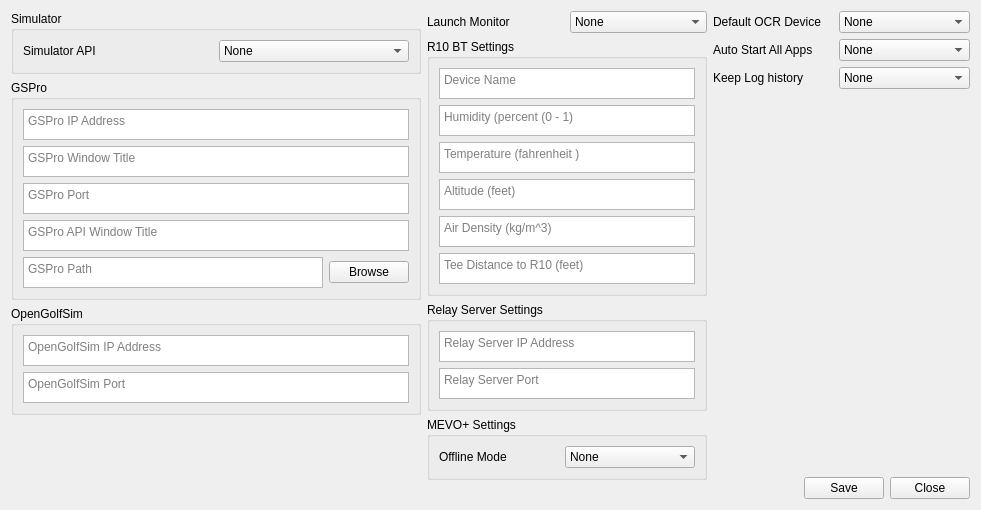
<?xml version="1.0" encoding="UTF-8"?>
<ui version="4.0">
 <class>SettingsForm</class>
 <widget class="QWidget" name="SettingsForm">
  <property name="windowModality">
   <enum>Qt::WindowModality::ApplicationModal</enum>
  </property>
  <property name="geometry">
   <rect>
    <x>0</x>
    <y>0</y>
    <width>981</width>
    <height>510</height>
   </rect>
  </property>
  <property name="windowTitle">
   <string>Settings</string>
  </property>
  <layout class="QHBoxLayout" name="horizontalLayout_7">
   <item>
    <layout class="QHBoxLayout" name="horizontalLayout_6">
     <item>
      <layout class="QVBoxLayout" name="verticalLayout_8">
       <item>
        <widget class="QGroupBox" name="groupBox_3">
         <property name="title">
          <string>Simulator</string>
         </property>
         <layout class="QHBoxLayout" name="horizontalLayout_18">
          <item>
           <widget class="QLabel" name="simulator_label">
            <property name="text">
             <string>Simulator API</string>
            </property>
           </widget>
          </item>
          <item>
           <widget class="QComboBox" name="simulator_combo">
            <item>
             <property name="text">
              <string>None</string>
             </property>
            </item>
           </widget>
          </item>
         </layout>
        </widget>
       </item>
       <item>
        <widget class="QGroupBox" name="gspro_settings_groupbox">
         <property name="title">
          <string>GSPro</string>
         </property>
         <layout class="QVBoxLayout" name="verticalLayout_7">
          <item>
           <widget class="QPlainTextEdit" name="ipaddress_edit">
            <property name="sizePolicy">
             <sizepolicy hsizetype="Expanding" vsizetype="Minimum">
              <horstretch>0</horstretch>
              <verstretch>0</verstretch>
             </sizepolicy>
            </property>
            <property name="minimumSize">
             <size>
              <width>0</width>
              <height>31</height>
             </size>
            </property>
            <property name="maximumSize">
             <size>
              <width>16777215</width>
              <height>31</height>
             </size>
            </property>
            <property name="contextMenuPolicy">
             <enum>Qt::ContextMenuPolicy::PreventContextMenu</enum>
            </property>
            <property name="toolTip">
             <string>GSPro IP Address</string>
            </property>
            <property name="tabChangesFocus">
             <bool>true</bool>
            </property>
            <property name="placeholderText">
             <string>GSPro IP Address</string>
            </property>
           </widget>
          </item>
          <item>
           <widget class="QPlainTextEdit" name="gspro_window_name">
            <property name="sizePolicy">
             <sizepolicy hsizetype="Expanding" vsizetype="Minimum">
              <horstretch>0</horstretch>
              <verstretch>0</verstretch>
             </sizepolicy>
            </property>
            <property name="minimumSize">
             <size>
              <width>0</width>
              <height>31</height>
             </size>
            </property>
            <property name="maximumSize">
             <size>
              <width>16777215</width>
              <height>31</height>
             </size>
            </property>
            <property name="toolTip">
             <string>GSPro Window Title</string>
            </property>
            <property name="placeholderText">
             <string>GSPro Window Title</string>
            </property>
           </widget>
          </item>
          <item>
           <widget class="QPlainTextEdit" name="port_edit">
            <property name="enabled">
             <bool>true</bool>
            </property>
            <property name="sizePolicy">
             <sizepolicy hsizetype="Expanding" vsizetype="Fixed">
              <horstretch>0</horstretch>
              <verstretch>0</verstretch>
             </sizepolicy>
            </property>
            <property name="minimumSize">
             <size>
              <width>0</width>
              <height>31</height>
             </size>
            </property>
            <property name="maximumSize">
             <size>
              <width>16777215</width>
              <height>31</height>
             </size>
            </property>
            <property name="toolTip">
             <string>GSPro Port</string>
            </property>
            <property name="tabChangesFocus">
             <bool>true</bool>
            </property>
            <property name="placeholderText">
             <string>GSPro Port</string>
            </property>
           </widget>
          </item>
          <item>
           <widget class="QPlainTextEdit" name="gspro_api_window_name">
            <property name="sizePolicy">
             <sizepolicy hsizetype="Expanding" vsizetype="Minimum">
              <horstretch>0</horstretch>
              <verstretch>0</verstretch>
             </sizepolicy>
            </property>
            <property name="minimumSize">
             <size>
              <width>0</width>
              <height>31</height>
             </size>
            </property>
            <property name="maximumSize">
             <size>
              <width>16777215</width>
              <height>31</height>
             </size>
            </property>
            <property name="toolTip">
             <string>GSPro API Window Title</string>
            </property>
            <property name="placeholderText">
             <string>GSPro API Window Title</string>
            </property>
           </widget>
          </item>
          <item>
           <layout class="QHBoxLayout" name="horizontalLayout_2">
            <item>
             <widget class="QPlainTextEdit" name="gspro_path_edit">
              <property name="sizePolicy">
               <sizepolicy hsizetype="Expanding" vsizetype="Minimum">
                <horstretch>0</horstretch>
                <verstretch>0</verstretch>
               </sizepolicy>
              </property>
              <property name="minimumSize">
               <size>
                <width>300</width>
                <height>0</height>
               </size>
              </property>
              <property name="maximumSize">
               <size>
                <width>16777215</width>
                <height>31</height>
               </size>
              </property>
              <property name="toolTip">
               <string>Application Path(Opyional)</string>
              </property>
              <property name="lineWrapMode">
               <enum>QPlainTextEdit::LineWrapMode::WidgetWidth</enum>
              </property>
              <property name="placeholderText">
               <string>GSPro Path</string>
              </property>
             </widget>
            </item>
            <item>
             <widget class="QPushButton" name="file_browse_button">
              <property name="text">
               <string>Browse</string>
              </property>
             </widget>
            </item>
           </layout>
          </item>
         </layout>
        </widget>
       </item>
       <item>
        <widget class="QGroupBox" name="ogs_settings_groupbox">
         <property name="title">
          <string>OpenGolfSim</string>
         </property>
         <layout class="QVBoxLayout" name="verticalLayout_11">
          <item>
           <widget class="QPlainTextEdit" name="ogs_ipaddress">
            <property name="sizePolicy">
             <sizepolicy hsizetype="Expanding" vsizetype="Minimum">
              <horstretch>0</horstretch>
              <verstretch>0</verstretch>
             </sizepolicy>
            </property>
            <property name="minimumSize">
             <size>
              <width>0</width>
              <height>31</height>
             </size>
            </property>
            <property name="maximumSize">
             <size>
              <width>16777215</width>
              <height>31</height>
             </size>
            </property>
            <property name="contextMenuPolicy">
             <enum>Qt::ContextMenuPolicy::PreventContextMenu</enum>
            </property>
            <property name="toolTip">
             <string>&lt;html&gt;&lt;head/&gt;&lt;body&gt;&lt;p&gt;The IP address of the computer running OpenGolfSim&lt;/p&gt;&lt;/body&gt;&lt;/html&gt;</string>
            </property>
            <property name="tabChangesFocus">
             <bool>true</bool>
            </property>
            <property name="placeholderText">
             <string>OpenGolfSim IP Address</string>
            </property>
           </widget>
          </item>
          <item>
           <widget class="QPlainTextEdit" name="ogs_port">
            <property name="enabled">
             <bool>true</bool>
            </property>
            <property name="sizePolicy">
             <sizepolicy hsizetype="Expanding" vsizetype="Fixed">
              <horstretch>0</horstretch>
              <verstretch>0</verstretch>
             </sizepolicy>
            </property>
            <property name="minimumSize">
             <size>
              <width>0</width>
              <height>31</height>
             </size>
            </property>
            <property name="maximumSize">
             <size>
              <width>16777215</width>
              <height>31</height>
             </size>
            </property>
            <property name="toolTip">
             <string>&lt;html&gt;&lt;head/&gt;&lt;body&gt;&lt;p&gt;The port of the OpenGolfSim API&lt;/p&gt;&lt;/body&gt;&lt;/html&gt;</string>
            </property>
            <property name="tabChangesFocus">
             <bool>true</bool>
            </property>
            <property name="placeholderText">
             <string>OpenGolfSim Port</string>
            </property>
           </widget>
          </item>
         </layout>
        </widget>
       </item>
       <item>
        <spacer name="verticalSpacer_2">
         <property name="orientation">
          <enum>Qt::Orientation::Vertical</enum>
         </property>
         <property name="sizeHint" stdset="0">
          <size>
           <width>20</width>
           <height>40</height>
          </size>
         </property>
        </spacer>
       </item>
      </layout>
     </item>
     <item>
      <layout class="QVBoxLayout" name="verticalLayout_5">
       <item>
        <layout class="QHBoxLayout" name="horizontalLayout_10">
         <item>
          <widget class="QLabel" name="label_6">
           <property name="text">
            <string>Launch Monitor</string>
           </property>
          </widget>
         </item>
         <item>
          <widget class="QComboBox" name="launch_monitor_combo">
           <item>
            <property name="text">
             <string>None</string>
            </property>
           </item>
           <item>
            <property name="text">
             <string>New Item</string>
            </property>
           </item>
          </widget>
         </item>
        </layout>
       </item>
       <item>
        <widget class="QGroupBox" name="r10_settings_groupbox">
         <property name="title">
          <string>R10 BT Settings</string>
         </property>
         <layout class="QVBoxLayout" name="verticalLayout_6">
          <item>
           <widget class="QPlainTextEdit" name="r10_settings_device_name_edit">
            <property name="sizePolicy">
             <sizepolicy hsizetype="Expanding" vsizetype="Minimum">
              <horstretch>0</horstretch>
              <verstretch>0</verstretch>
             </sizepolicy>
            </property>
            <property name="minimumSize">
             <size>
              <width>0</width>
              <height>31</height>
             </size>
            </property>
            <property name="maximumSize">
             <size>
              <width>16777215</width>
              <height>31</height>
             </size>
            </property>
            <property name="toolTip">
             <string>Device Name</string>
            </property>
            <property name="tabChangesFocus">
             <bool>true</bool>
            </property>
            <property name="placeholderText">
             <string>Device Name</string>
            </property>
           </widget>
          </item>
          <item>
           <widget class="QPlainTextEdit" name="r10_settings_humidity_edit">
            <property name="sizePolicy">
             <sizepolicy hsizetype="Expanding" vsizetype="Minimum">
              <horstretch>0</horstretch>
              <verstretch>0</verstretch>
             </sizepolicy>
            </property>
            <property name="minimumSize">
             <size>
              <width>0</width>
              <height>31</height>
             </size>
            </property>
            <property name="maximumSize">
             <size>
              <width>16777215</width>
              <height>31</height>
             </size>
            </property>
            <property name="toolTip">
             <string>Humidity (percent (0 - 1)</string>
            </property>
            <property name="tabChangesFocus">
             <bool>true</bool>
            </property>
            <property name="placeholderText">
             <string>Humidity (percent (0 - 1)</string>
            </property>
           </widget>
          </item>
          <item>
           <widget class="QPlainTextEdit" name="r10_settings_temperature_edit">
            <property name="sizePolicy">
             <sizepolicy hsizetype="Expanding" vsizetype="Minimum">
              <horstretch>0</horstretch>
              <verstretch>0</verstretch>
             </sizepolicy>
            </property>
            <property name="minimumSize">
             <size>
              <width>0</width>
              <height>31</height>
             </size>
            </property>
            <property name="maximumSize">
             <size>
              <width>16777215</width>
              <height>31</height>
             </size>
            </property>
            <property name="toolTip">
             <string>Temperature (fahrenheit )</string>
            </property>
            <property name="tabChangesFocus">
             <bool>true</bool>
            </property>
            <property name="placeholderText">
             <string>Temperature (fahrenheit )</string>
            </property>
           </widget>
          </item>
          <item>
           <widget class="QPlainTextEdit" name="r10_settings_altitude_edit">
            <property name="sizePolicy">
             <sizepolicy hsizetype="Expanding" vsizetype="Minimum">
              <horstretch>0</horstretch>
              <verstretch>0</verstretch>
             </sizepolicy>
            </property>
            <property name="minimumSize">
             <size>
              <width>0</width>
              <height>31</height>
             </size>
            </property>
            <property name="maximumSize">
             <size>
              <width>16777215</width>
              <height>31</height>
             </size>
            </property>
            <property name="toolTip">
             <string>Altitude (feet)</string>
            </property>
            <property name="tabChangesFocus">
             <bool>true</bool>
            </property>
            <property name="placeholderText">
             <string>Altitude (feet)</string>
            </property>
           </widget>
          </item>
          <item>
           <widget class="QPlainTextEdit" name="r10_settings_airdensity_edit">
            <property name="sizePolicy">
             <sizepolicy hsizetype="Expanding" vsizetype="Minimum">
              <horstretch>0</horstretch>
              <verstretch>0</verstretch>
             </sizepolicy>
            </property>
            <property name="minimumSize">
             <size>
              <width>0</width>
              <height>31</height>
             </size>
            </property>
            <property name="maximumSize">
             <size>
              <width>16777215</width>
              <height>31</height>
             </size>
            </property>
            <property name="toolTip">
             <string>Air Density (kg/m^3)</string>
            </property>
            <property name="tabChangesFocus">
             <bool>true</bool>
            </property>
            <property name="placeholderText">
             <string>Air Density (kg/m^3)</string>
            </property>
           </widget>
          </item>
          <item>
           <widget class="QPlainTextEdit" name="r10_settings_tee_distance_edit">
            <property name="sizePolicy">
             <sizepolicy hsizetype="Expanding" vsizetype="Minimum">
              <horstretch>0</horstretch>
              <verstretch>0</verstretch>
             </sizepolicy>
            </property>
            <property name="minimumSize">
             <size>
              <width>0</width>
              <height>31</height>
             </size>
            </property>
            <property name="maximumSize">
             <size>
              <width>16777215</width>
              <height>31</height>
             </size>
            </property>
            <property name="toolTip">
             <string>Tee Distance to R10 (feet)</string>
            </property>
            <property name="tabChangesFocus">
             <bool>true</bool>
            </property>
            <property name="placeholderText">
             <string>Tee Distance to R10 (feet)</string>
            </property>
           </widget>
          </item>
          <item>
           <layout class="QHBoxLayout" name="horizontalLayout_4"/>
          </item>
         </layout>
        </widget>
       </item>
       <item>
        <widget class="QGroupBox" name="groupBox">
         <property name="title">
          <string>Relay Server Settings</string>
         </property>
         <layout class="QVBoxLayout" name="verticalLayout_4">
          <item>
           <widget class="QPlainTextEdit" name="relay_server_ip_edit">
            <property name="sizePolicy">
             <sizepolicy hsizetype="Expanding" vsizetype="Minimum">
              <horstretch>0</horstretch>
              <verstretch>0</verstretch>
             </sizepolicy>
            </property>
            <property name="minimumSize">
             <size>
              <width>0</width>
              <height>31</height>
             </size>
            </property>
            <property name="maximumSize">
             <size>
              <width>16777215</width>
              <height>31</height>
             </size>
            </property>
            <property name="toolTip">
             <string>Relay Server IP Address</string>
            </property>
            <property name="tabChangesFocus">
             <bool>true</bool>
            </property>
            <property name="placeholderText">
             <string>Relay Server IP Address</string>
            </property>
           </widget>
          </item>
          <item>
           <widget class="QPlainTextEdit" name="relay_server_port_edit">
            <property name="sizePolicy">
             <sizepolicy hsizetype="Expanding" vsizetype="Minimum">
              <horstretch>0</horstretch>
              <verstretch>0</verstretch>
             </sizepolicy>
            </property>
            <property name="minimumSize">
             <size>
              <width>0</width>
              <height>31</height>
             </size>
            </property>
            <property name="maximumSize">
             <size>
              <width>16777215</width>
              <height>31</height>
             </size>
            </property>
            <property name="toolTip">
             <string>Relay Server Port</string>
            </property>
            <property name="tabChangesFocus">
             <bool>true</bool>
            </property>
            <property name="placeholderText">
             <string>Relay Server Port</string>
            </property>
           </widget>
          </item>
          <item>
           <layout class="QHBoxLayout" name="horizontalLayout_3"/>
          </item>
         </layout>
        </widget>
       </item>
       <item>
        <widget class="QGroupBox" name="groupBox_2">
         <property name="title">
          <string>MEVO+ Settings</string>
         </property>
         <layout class="QVBoxLayout" name="verticalLayout_9">
          <item>
           <layout class="QHBoxLayout" name="horizontalLayout_12">
            <item>
             <widget class="QLabel" name="auto_start_all_label_2">
              <property name="minimumSize">
               <size>
                <width>120</width>
                <height>0</height>
               </size>
              </property>
              <property name="maximumSize">
               <size>
                <width>120</width>
                <height>16777215</height>
               </size>
              </property>
              <property name="toolTip">
               <string extracomment="GSPro Spin Axis Correction"/>
              </property>
              <property name="text">
               <string>Offline Mode</string>
              </property>
             </widget>
            </item>
            <item>
             <widget class="QComboBox" name="mevo_offline_mode_combo">
              <property name="minimumSize">
               <size>
                <width>130</width>
                <height>0</height>
               </size>
              </property>
              <property name="toolTip">
               <string extracomment="GSPro Spin Axis Correction"/>
              </property>
              <item>
               <property name="text">
                <string>None</string>
               </property>
              </item>
              <item>
               <property name="text">
                <string>New Item</string>
               </property>
              </item>
             </widget>
            </item>
           </layout>
          </item>
          <item>
           <layout class="QHBoxLayout" name="horizontalLayout_5"/>
          </item>
         </layout>
        </widget>
       </item>
       <item>
        <spacer name="verticalSpacer_3">
         <property name="orientation">
          <enum>Qt::Orientation::Vertical</enum>
         </property>
         <property name="sizeHint" stdset="0">
          <size>
           <width>20</width>
           <height>40</height>
          </size>
         </property>
        </spacer>
       </item>
      </layout>
     </item>
     <item>
      <layout class="QVBoxLayout" name="verticalLayout_2">
       <item>
        <layout class="QVBoxLayout" name="verticalLayout">
         <item>
          <layout class="QVBoxLayout" name="verticalLayout_3" stretch="0">
           <property name="sizeConstraint">
            <enum>QLayout::SizeConstraint::SetMinimumSize</enum>
           </property>
           <item>
            <layout class="QHBoxLayout" name="horizontalLayout_9">
             <item>
              <widget class="QLabel" name="label_7">
               <property name="minimumSize">
                <size>
                 <width>120</width>
                 <height>0</height>
                </size>
               </property>
               <property name="maximumSize">
                <size>
                 <width>120</width>
                 <height>16777215</height>
                </size>
               </property>
               <property name="text">
                <string>Default OCR Device </string>
               </property>
              </widget>
             </item>
             <item>
              <widget class="QComboBox" name="default_device_combo">
               <property name="minimumSize">
                <size>
                 <width>130</width>
                 <height>0</height>
                </size>
               </property>
               <item>
                <property name="text">
                 <string>None</string>
                </property>
               </item>
               <item>
                <property name="text">
                 <string>New Item</string>
                </property>
               </item>
              </widget>
             </item>
            </layout>
           </item>
          </layout>
         </item>
        </layout>
       </item>
       <item>
        <layout class="QHBoxLayout" name="horizontalLayout_11">
         <item>
          <widget class="QLabel" name="auto_start_all_label">
           <property name="minimumSize">
            <size>
             <width>120</width>
             <height>0</height>
            </size>
           </property>
           <property name="maximumSize">
            <size>
             <width>120</width>
             <height>16777215</height>
            </size>
           </property>
           <property name="text">
            <string>Auto Start All Apps</string>
           </property>
          </widget>
         </item>
         <item>
          <widget class="QComboBox" name="auto_start_all_apps_combo">
           <property name="minimumSize">
            <size>
             <width>130</width>
             <height>0</height>
            </size>
           </property>
           <item>
            <property name="text">
             <string>None</string>
            </property>
           </item>
           <item>
            <property name="text">
             <string>New Item</string>
            </property>
           </item>
          </widget>
         </item>
        </layout>
       </item>
       <item>
        <layout class="QHBoxLayout" name="horizontalLayout_15">
         <item>
          <widget class="QLabel" name="log_history_label">
           <property name="minimumSize">
            <size>
             <width>120</width>
             <height>0</height>
            </size>
           </property>
           <property name="maximumSize">
            <size>
             <width>120</width>
             <height>16777215</height>
            </size>
           </property>
           <property name="text">
            <string>Keep Log history</string>
           </property>
          </widget>
         </item>
         <item>
          <widget class="QComboBox" name="log_history_combo">
           <property name="minimumSize">
            <size>
             <width>130</width>
             <height>0</height>
            </size>
           </property>
           <item>
            <property name="text">
             <string>None</string>
            </property>
           </item>
           <item>
            <property name="text">
             <string>New Item</string>
            </property>
           </item>
          </widget>
         </item>
        </layout>
       </item>
       <item>
        <spacer name="verticalSpacer">
         <property name="orientation">
          <enum>Qt::Orientation::Vertical</enum>
         </property>
         <property name="sizeHint" stdset="0">
          <size>
           <width>20</width>
           <height>40</height>
          </size>
         </property>
        </spacer>
       </item>
       <item>
        <layout class="QHBoxLayout" name="horizontalLayout">
         <item>
          <spacer name="horizontalSpacer">
           <property name="orientation">
            <enum>Qt::Orientation::Horizontal</enum>
           </property>
           <property name="sizeHint" stdset="0">
            <size>
             <width>40</width>
             <height>20</height>
            </size>
           </property>
          </spacer>
         </item>
         <item>
          <widget class="QPushButton" name="save_button">
           <property name="toolTip">
            <string>New Device</string>
           </property>
           <property name="text">
            <string>Save</string>
           </property>
          </widget>
         </item>
         <item>
          <widget class="QPushButton" name="close_button">
           <property name="toolTip">
            <string>New Device</string>
           </property>
           <property name="text">
            <string>Close</string>
           </property>
          </widget>
         </item>
        </layout>
       </item>
      </layout>
     </item>
    </layout>
   </item>
  </layout>
 </widget>
 <resources/>
 <connections/>
</ui>
